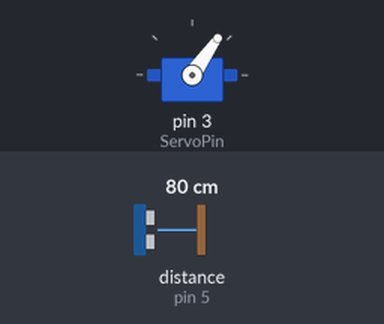
A sketch run on a simulated Arduino Uno, built with avr-gcc and run on an emulated ATmega328P. Parts: servo. Wiring (inferred from the names in the program): ultrasonic range finder: trigger pin 6; echo pin 5. The test bench sets the inputs (shaded band); at power-on: distance to the obstacle (sensor on pin 5) 80 cm. The echo pulse lasts 58.3 µs per cm; the ROS host is connected and sends only what is stated.

Above: at 1.26 s.
1.3 s: distance to the obstacle (sensor on pin 5) set to 2 cm
At 1.57 s:
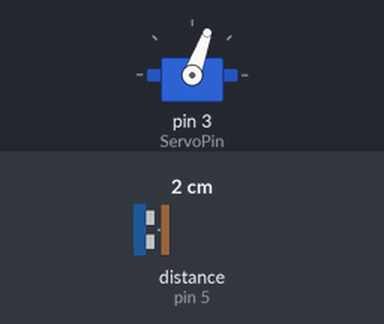
4.3 s: distance to the obstacle (sensor on pin 5) set to 120 cm
At 4.4 s:
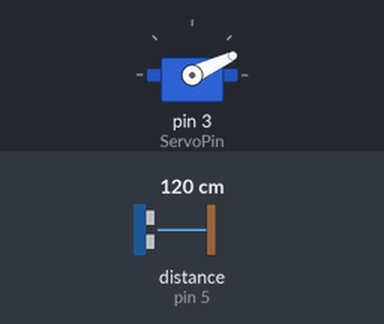
7.3 s: distance to the obstacle (sensor on pin 5) set to 4 cm
At 7.8 s:
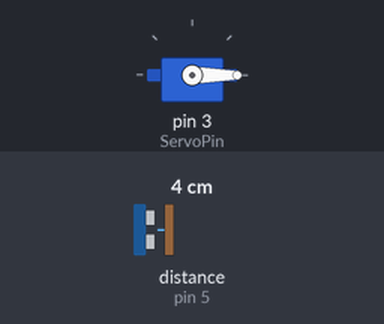
Timing chart, 0 to 16.3 s (numbered marks = the images above; inputs shaded):
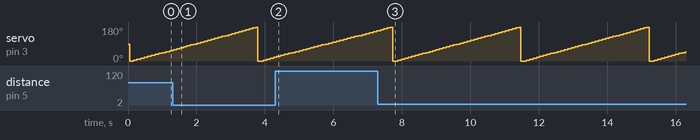

The sketch:

UltraSonic_Mapping_ROS.ino
```cpp
#include<ros.h>
#include<std_msgs/Float32.h>
#include <Servo.h>
//#include<Ultrasonic.h>

ros::NodeHandle nh;
std_msgs::Float32 distance_ultra;
//std_msgs::Float32 id;
ros::Publisher pub("Distance_Publisher",&distance_ultra);

//ros::Publisher id_pub("ID_Publisher",&id);

Servo first_servo;
int echo =5;
int trig = 6;

long duration;
float distance;


void setup()
{
int ServoPin = 3;
first_servo.attach(ServoPin);
pinMode(trig,OUTPUT);
pinMode(echo,INPUT);
nh.initNode();
nh.advertise(pub);
}

int flag = 0;

void loop()
{

    for (int i = 0;i<=180;i=i+5)
    {
      digitalWrite(trig,LOW);
      delay(50);

      digitalWrite(trig,HIGH);
      delayMicroseconds(10);
      digitalWrite(trig,LOW);
      first_servo.write(i);

      duration = pulseIn(echo,HIGH);
      distance = duration*0.034/2;

      distance_ultra.data = distance;

      pub.publish(&distance_ultra);
//      id.data = distance;
//      id_pub.publish(&id);
//
      nh.spinOnce();
      delay(50);

    }

 first_servo.write(0);
 flag ++;
}
```

Measured:
- by itself, servo on pin 3 (ServoPin): ramps from 0° to 180° and jumps back, once every 3.7 s
